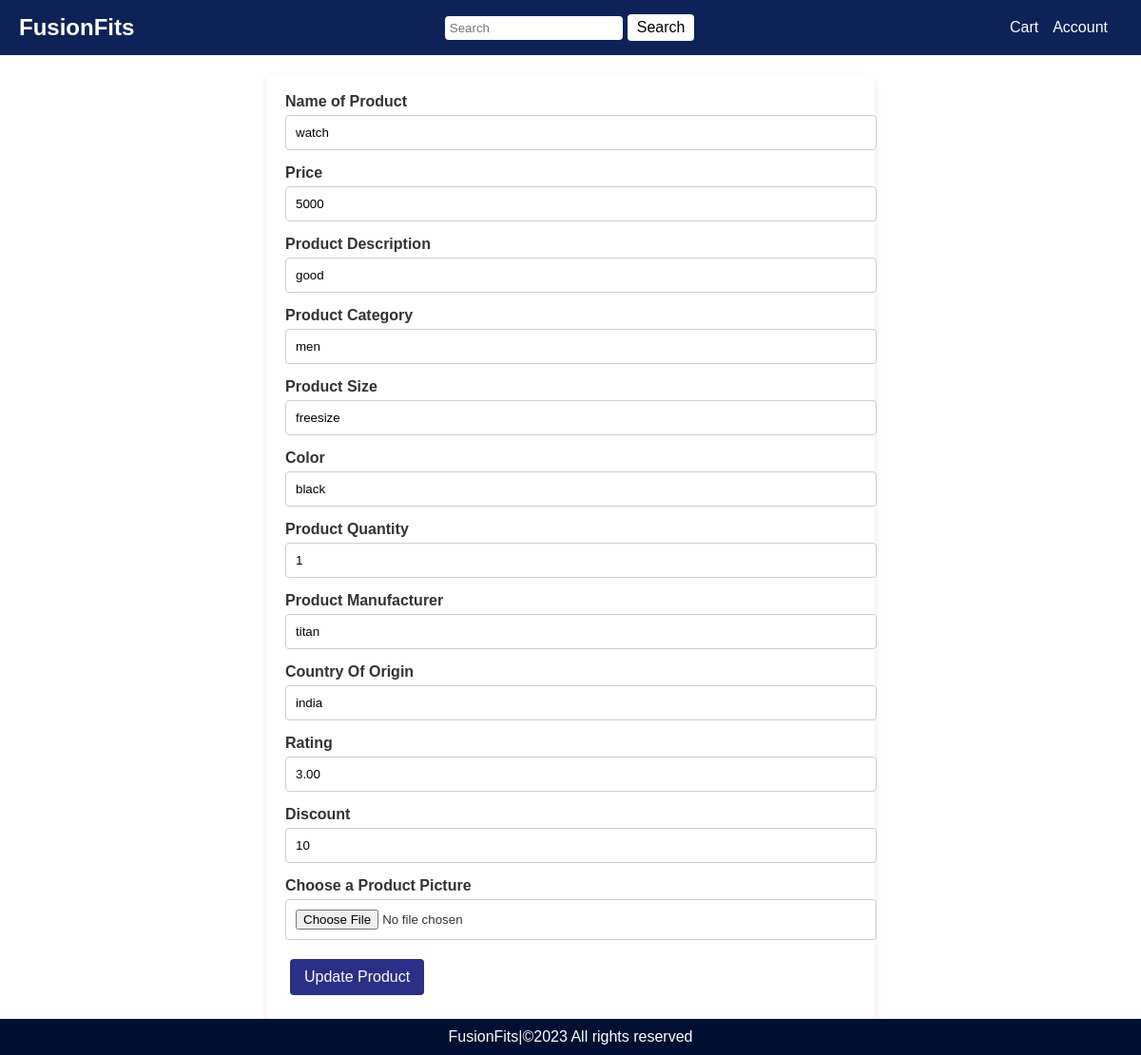
/product/update/5 (signed in), run on an earlier commit of the app's database.
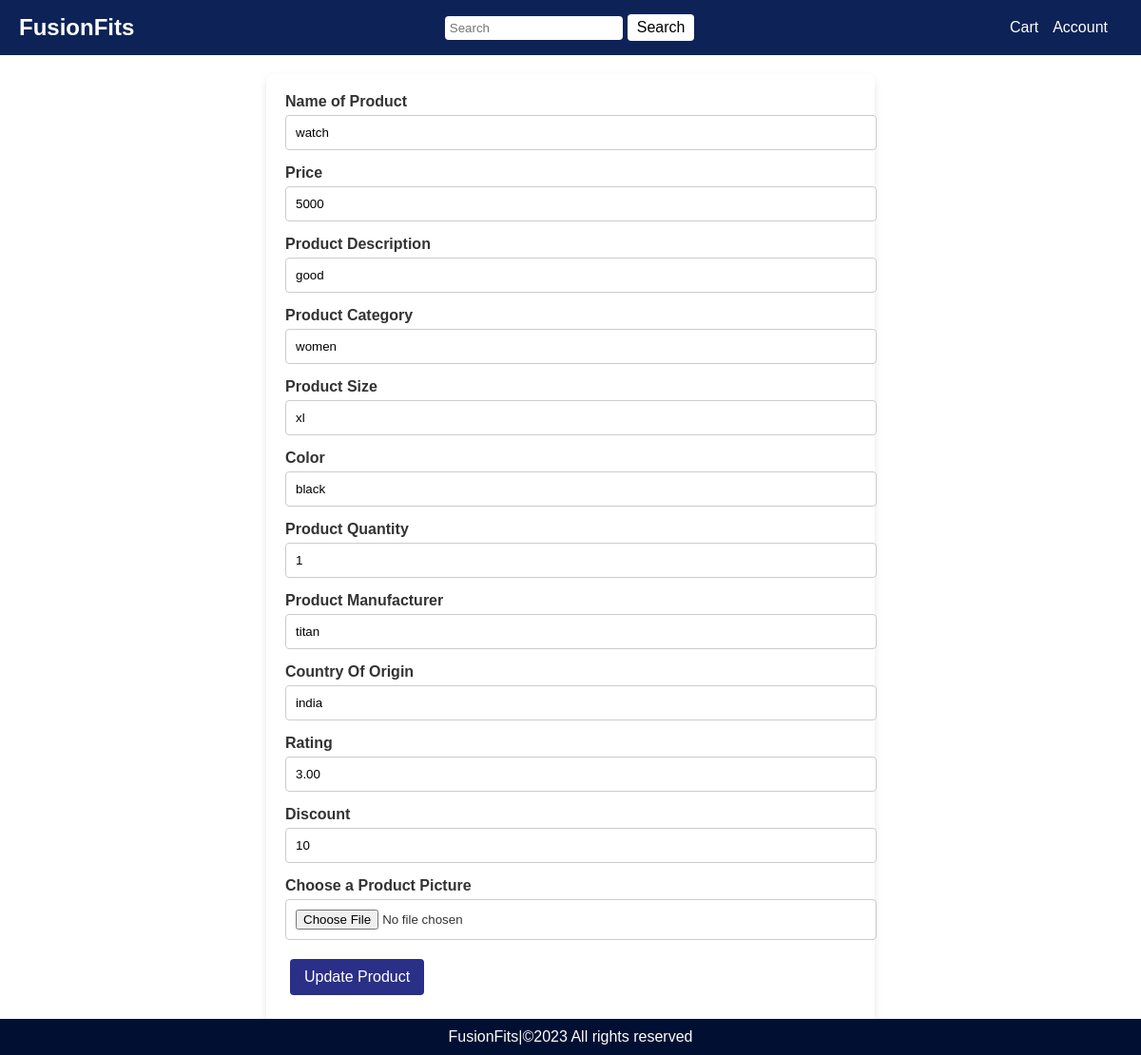
And on a later commit of the database.
### app/models.py (models this page shows, shortened)
class Product(db.Model):
    __tablename__ = 'product'
    id = db.Column(db.Integer, primary_key=True)
    name = db.Column(db.String(100), nullable=False)
    price = db.Column(db.Float, nullable=False)
    description = db.Column(db.String(255), nullable=False)
    product_category = db.Column(db.String(100), nullable=False)
    image_url = db.Column(db.String(255), nullable=True)
    size = db.Column(db.String(20), nullable=True)
    color = db.Column(db.String(20), nullable=True)
    quantity = db.Column(db.Integer, nullable=False)
    manufacturer = db.Column(db.String(100), nullable=True)
    country_of_origin = db.Column(db.String(50), nullable=True)
    rating = db.Column(db.Float, nullable=True)
    discount = db.Column(db.Float, nullable=True)
    cart_items = db.relationship('Cart', backref='product', lazy=True)
    wishlist_items = db.relationship('Wishlist', backref='product', lazy=True)
    order_items = db.relationship('Order', backref='product', lazy=True)

### app/product.py (the view, shortened to what this page needs)
@product.route("/update/<int:product_id>", methods=["GET", "POST"])
@restrict_to_admin()
def update_product(product_id):
    product = Product.query.get_or_404(product_id)
    form = New_Product_Form(obj=product)
    return render_template("ProductForm.html", form=form, operation_name="Update")

### app/forms.py
class New_Product_Form(FlaskForm):
    name = StringField("Name of Product", validators=[DataRequired()])
    price = IntegerField("Price", validators=[DataRequired(), NumberRange(min=1)])
    description = StringField("Product Description", validators=[DataRequired()])
    product_category = StringField("Product Category", validators=[DataRequired()])
    size = StringField("Product Size", validators=[DataRequired()])
    color = StringField("Color", validators=[DataRequired()])
    quantity = StringField("Product Quantity", validators=[DataRequired()])
    manufacturer = StringField("Product Manufacturer", validators=[DataRequired()])
    country_of_origin = StringField("Country Of Origin", validators=[DataRequired()])
    rating = DecimalField("Rating", validators=[InputRequired(), NumberRange(min=0.0, max=5.0)])
    discount = IntegerField("Discount", validators=[InputRequired(), NumberRange(min=0, max=100)])
    image_url = FileField(
        "Choose a Product Picture",
        validators=[FileRequired(), FileAllowed(IMAGES, message="Please upload an image for Product Picture.")],
    )

### app/templates/ProductForm.html (shortened to what this page needs)
<!DOCTYPE html>
<html lang="en">
    <head>
        <link rel="stylesheet" href="{{ url_for('static',filename='styling.css') }}">
    </head>
    <body>
        <div class="navbar">
            <div class="logo">FusionFits</div>
            <div class="search-bar">
                <input type="text" id="search" name="search" placeholder="Search">
                <button type="button">Search</button><br><br>
            </div>
            <div class="account-section">
                <a href="page2.html">Cart</a>
                <div class="dropdown">
                    <a href="page2.html">Account</a>
                </div>
            </div>
        </div>
        <form action="" method="POST" enctype="multipart/form-data">
            {{ form.name.label }}
            {{ form.name }}
            {{ form.price.label }}
            {{ form.price }}
            {{ form.description.label }}
            {{ form.description }}
            {{ form.product_category.label }}
            {{ form.product_category }}
            {{ form.size.label }}
            {{ form.size }}
            {{ form.color.label }}
            {{ form.color}}
            {{ form.quantity.label }}
            {{ form.quantity }}
            {{ form.manufacturer.label }}
            {{ form.manufacturer }}
            {{ form.country_of_origin.label }}
            {{ form.country_of_origin }}
            {{ form.rating.label }}
            {{ form.rating }}
            {{ form.discount.label }}
            {{ form.discount }}
            {{ form.image_url.label }}
            {{ form.image_url }}
            <button type="Add Product">{{ operation_name }} Product</button><br><br>
        </form>
        <footer>
            FusionFits|&copy;2023 All rights reserved
        </footer>
    </body>
</html>

What changed in the data, as far as the page shows it:
changed Product "watch": product_category "men" → "women"; size "freesize" → "xl"
